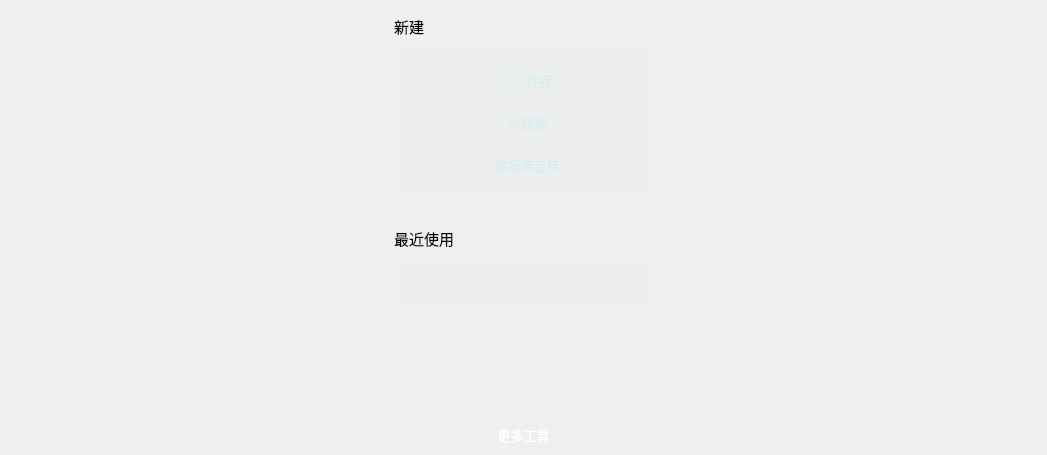
                  <widget class="QWidget" name="widget_11" native="true">
                   <property name="minimumSize">
                    <size>
                     <width>0</width>
                     <height>400</height>
                    </size>
                   </property>
                   <property name="maximumSize">
                    <size>
                     <width>16777215</width>
                     <height>16777215</height>
                    </size>
                   </property>
                   <layout class="QHBoxLayout" name="horizontalLayout_6">
                    <property name="bottomMargin">
                     <number>0</number>
                    </property>
                    <item>
                     <spacer name="horizontalSpacer_6">
                      <property name="orientation">
                       <enum>Qt::Horizontal</enum>
                      </property>
                      <property name="sizeHint" stdset="0">
                       <size>
                        <width>373</width>
                        <height>20</height>
                       </size>
                      </property>
                     </spacer>
                    </item>
                    <item>
                     <widget class="QWidget" name="widget_17" native="true">
                      <property name="minimumSize">
                       <size>
                        <width>280</width>
                        <height>0</height>
                       </size>
                      </property>
                      <property name="maximumSize">
                       <size>
                        <width>280</width>
                        <height>2000</height>
                       </size>
                      </property>
                      <layout class="QVBoxLayout" name="verticalLayout_17">
                       <property name="spacing">
                        <number>6</number>
                       </property>
                       <property name="leftMargin">
                        <number>10</number>
                       </property>
                       <property name="topMargin">
                        <number>0</number>
                       </property>
                       <property name="rightMargin">
                        <number>10</number>
                       </property>
                       <property name="bottomMargin">
                        <number>0</number>
                       </property>
                       <item>
                        <widget class="QLabel" name="label_13">
                         <property name="minimumSize">
                          <size>
                           <width>0</width>
                           <height>30</height>
                          </size>
                         </property>
                         <property name="maximumSize">
                          <size>
                           <width>16777215</width>
                           <height>30</height>
                          </size>
                         </property>
                         <property name="font">
                          <font>
                           <family>OPPOSans B</family>
                           <pointsize>11</pointsize>
                          </font>
                         </property>
                         <property name="text">
                          <string>新建</string>
                         </property>
                        </widget>
                       </item>
                       <item>
                        <widget class="QWidget" name="widget_welcome_body_widget2_newCreate" native="true">
                         <property name="sizePolicy">
                          <sizepolicy hsizetype="Expanding" vsizetype="Expanding">
                           <horstretch>0</horstretch>
                           <verstretch>0</verstretch>
                          </sizepolicy>
                         </property>
                         <property name="minimumSize">
                          <size>
                           <width>260</width>
                           <height>150</height>
                          </size>
                         </property>
                         <property name="maximumSize">
                          <size>
                           <width>260</width>
                           <height>150</height>
                          </size>
                         </property>
                         <property name="cursor">
                          <cursorShape>PointingHandCursor</cursorShape>
                         </property>
                         <property name="styleSheet">
                          <string notr="true">background-color: rgba(217, 236, 237, 20);
border-radius: 10px;</string>
                         </property>
                         <layout class="QVBoxLayout" name="verticalLayout_10">
                          <property name="spacing">
                           <number>8</number>
                          </property>
                          <property name="leftMargin">
                           <number>15</number>
                          </property>
                          <property name="topMargin">
                           <number>15</number>
                          </property>
                          <property name="rightMargin">
                           <number>15</number>
                          </property>
                          <property name="bottomMargin">
                           <number>15</number>
                          </property>
                          <item>
                           <widget class="QToolButton" name="widget_welcome_body_widget2_newCreate_newTerminal">
                            <property name="sizePolicy">
                             <sizepolicy hsizetype="Expanding" vsizetype="Expanding">
                              <horstretch>50</horstretch>
                              <verstretch>50</verstretch>
                             </sizepolicy>
                            </property>
                            <property name="minimumSize">
                             <size>
                              <width>0</width>
                              <height>0</height>
                             </size>
                            </property>
                            <property name="maximumSize">
                             <size>
                              <width>16777215</width>
                              <height>585858</height>
                             </size>
                            </property>
                            <property name="font">
                             <font>
                              <family>OPPOSans B</family>
                              <pointsize>10</pointsize>
                              <stylestrategy>PreferAntialias</stylestrategy>
                             </font>
                            </property>
                            <property name="layoutDirection">
                             <enum>Qt::LeftToRight</enum>
                            </property>
                            <property name="styleSheet">
                             <string notr="true">QToolButton {
	
	color: rgb(217, 236, 237);
	background-color: rgba(255, 255, 255, 0);
	border: none;
}

QToolButton::menu-indicator { 
	image: None;
}

 
QToolButton:hover {
	color: rgb(255, 255, 255);
	background-color: rgba(255, 255, 255, 0);
	border: none;
}</string>
                            </property>
                            <property name="text">
                             <string>  SSH连接</string>
                            </property>
                            <property name="icon">
                             <iconset resource="lib.qrc">
                              <normaloff>:/lib/add1.png</normaloff>:/lib/add1.png</iconset>
                            </property>
                            <property name="iconSize">
                             <size>
                              <width>20</width>
                              <height>20</height>
                             </size>
                            </property>
                            <property name="toolButtonStyle">
                             <enum>Qt::ToolButtonTextBesideIcon</enum>
                            </property>
                           </widget>
                          </item>
                          <item>
                           <widget class="QToolButton" name="toolButton_zk_tool">
                            <property name="sizePolicy">
                             <sizepolicy hsizetype="Expanding" vsizetype="Expanding">
                              <horstretch>50</horstretch>
                              <verstretch>50</verstretch>
                             </sizepolicy>
                            </property>
                            <property name="font">
                             <font>
                              <family>OPPOSans B</family>
                              <pointsize>10</pointsize>
                              <stylestrategy>PreferAntialias</stylestrategy>
                             </font>
                            </property>
                            <property name="layoutDirection">
                             <enum>Qt::LeftToRight</enum>
                            </property>
                            <property name="styleSheet">
                             <string notr="true">QToolButton {
	color: rgb(217, 236, 237);
	background-color: rgba(255, 255, 255, 0);
	border: none;
}

QToolButton::menu-indicator { 
	image: None;
}

 
QToolButton:hover {
	color: rgb(255, 255, 255);
	background-color: rgba(255, 255, 255, 0);
	border: none;
}</string>
                            </property>
                            <property name="text">
                             <string>  zk连接</string>
                            </property>
                            <property name="icon">
                             <iconset resource="lib.qrc">
                              <normaloff>:/lib/Zookeeper.png</normaloff>:/lib/Zookeeper.png</iconset>
                            </property>
                            <property name="iconSize">
                             <size>
                              <width>20</width>
                              <height>20</height>
                             </size>
                            </property>
                            <property name="toolButtonStyle">
                             <enum>Qt::ToolButtonTextBesideIcon</enum>
                            </property>
                           </widget>
                          </item>
                          <item>
                           <widget class="QToolButton" name="toolButton_thrift_tool">
                            <property name="sizePolicy">
                             <sizepolicy hsizetype="Expanding" vsizetype="Expanding">
                              <horstretch>50</horstretch>
                              <verstretch>50</verstretch>
                             </sizepolicy>
                            </property>
                            <property name="font">
                             <font>
                              <family>OPPOSans B</family>
                              <pointsize>10</pointsize>
                              <stylestrategy>PreferAntialias</stylestrategy>
                             </font>
                            </property>
                            <property name="layoutDirection">
                             <enum>Qt::LeftToRight</enum>
                            </property>
                            <property name="styleSheet">
                             <string notr="true">QToolButton {
	color: rgb(217, 236, 237);
	background-color: rgba(255, 255, 255, 0);
	border: none;
}

QToolButton::menu-indicator { 
	image: None;
}

 
QToolButton:hover {
	color: rgb(255, 255, 255);
	background-color: rgba(255, 255, 255, 0);
	border: none;
}</string>
                            </property>
                            <property name="text">
                             <string>  数据库连接</string>
                            </property>
                            <property name="icon">
                             <iconset resource="lib.qrc">
                              <normaloff>:/lib/mysql.png</normaloff>:/lib/mysql.png</iconset>
                            </property>
                            <property name="iconSize">
                             <size>
                              <width>20</width>
                              <height>20</height>
                             </size>
                            </property>
                            <property name="toolButtonStyle">
                             <enum>Qt::ToolButtonTextBesideIcon</enum>
                            </property>
                           </widget>
                          </item>
                         </layout>
                        </widget>
                       </item>
                       <item>
                        <spacer name="verticalSpacer_9">
                         <property name="orientation">
                          <enum>Qt::Vertical</enum>
                         </property>
                         <property name="sizeType">
                          <enum>QSizePolicy::Fixed</enum>
                         </property>
                         <property name="sizeHint" stdset="0">
                          <size>
                           <width>20</width>
                           <height>20</height>
                          </size>
                         </property>
                        </spacer>
                       </item>
                       <item>
                        <widget class="QLabel" name="label_8">
                         <property name="minimumSize">
                          <size>
                           <width>0</width>
                           <height>30</height>
                          </size>
                         </property>
                         <property name="maximumSize">
                          <size>
                           <width>16777215</width>
                           <height>30</height>
                          </size>
                         </property>
                         <property name="font">
                          <font>
                           <family>OPPOSans B</family>
                           <pointsize>11</pointsize>
                          </font>
                         </property>
                         <property name="text">
                          <string>最近使用</string>
                         </property>
                        </widget>
                       </item>
                       <item>
                        <widget class="QWidget" name="widget_14" native="true">
                         <property name="minimumSize">
                          <size>
                           <width>260</width>
                           <height>50</height>
                          </size>
                         </property>
                         <property name="maximumSize">
                          <size>
                           <width>260</width>
                           <height>50</height>
                          </size>
                         </property>
                         <property name="cursor">
                          <cursorShape>PointingHandCursor</cursorShape>
                         </property>
                         <property name="styleSheet">
                          <string notr="true">#widget_14{
background-color: rgba(217, 236, 237, 20);
border-radius: 10px;
}

QToolButton {
	color: rgb(255, 255, 255);
	background-color: rgba(94, 255, 210, 0);
	border: none;
}</string>
                         </property>
                         <layout class="QHBoxLayout" name="horizontalLayout_4">
                          <item>
                           <widget class="QToolButton" name="toolButton_19">
                            <property name="minimumSize">
                             <size>
                              <width>30</width>
                              <height>30</height>
                             </size>
                            </property>
                            <property name="maximumSize">
                             <size>
                              <width>30</width>
                              <height>30</height>
                             </size>
                            </property>
                            <property name="text">
                             <string/>
                            </property>
                            <property name="icon">
                             <iconset resource="lib.qrc">
                              <normaloff>:/lib/windows.png</normaloff>:/lib/windows.png</iconset>
                            </property>
                            <property name="iconSize">
                             <size>
                              <width>20</width>
                              <height>20</height>
                             </size>
                            </property>
                           </widget>
                          </item>
                          <item>
                           <widget class="QToolButton" name="toolButton_20">
                            <property name="minimumSize">
                             <size>
                              <width>30</width>
                              <height>30</height>
                             </size>
                            </property>
                            <property name="maximumSize">
                             <size>
                              <width>30</width>
                              <height>30</height>
                             </size>
                            </property>
                            <property name="text">
                             <string/>
                            </property>
                            <property name="icon">
                             <iconset resource="lib.qrc">
                              <normaloff>:/lib/qssmaihua.png</normaloff>:/lib/qssmaihua.png</iconset>
                            </property>
                            <property name="iconSize">
                             <size>
                              <width>20</width>
                              <height>20</height>
                             </size>
                            </property>
                           </widget>
                          </item>
                          <item>
                           <widget class="QToolButton" name="toolButton_21">
                            <property name="minimumSize">
                             <size>
                              <width>30</width>
                              <height>30</height>
                             </size>
                            </property>
                            <property name="maximumSize">
                             <size>
                              <width>30</width>
                              <height>30</height>
                             </size>
                            </property>
                            <property name="text">
                             <string/>
                            </property>
                            <property name="icon">
                             <iconset resource="lib.qrc">
                              <normaloff>:/lib/XML-Local-hover.png</normaloff>:/lib/XML-Local-hover.png</iconset>
                            </property>
                            <property name="iconSize">
                             <size>
                              <width>20</width>
                              <height>20</height>
                             </size>
                            </property>
                           </widget>
                          </item>
                          <item>
                           <widget class="QToolButton" name="toolButton_22">
                            <property name="minimumSize">
                             <size>
                              <width>30</width>
                              <height>30</height>
                             </size>
                            </property>
                            <property name="maximumSize">
                             <size>
                              <width>30</width>
                              <height>30</height>
                             </size>
                            </property>
                            <property name="text">
                             <string/>
                            </property>
                            <property name="icon">
                             <iconset resource="lib.qrc">
                              <normaloff>:/lib/Zookeeper2.png</normaloff>:/lib/Zookeeper2.png</iconset>
                            </property>
                            <property name="iconSize">
                             <size>
                              <width>20</width>
                              <height>20</height>
                             </size>
                            </property>
                           </widget>
                          </item>
                          <item>
                           <widget class="QToolButton" name="toolButton_23">
                            <property name="minimumSize">
                             <size>
                              <width>30</width>
                              <height>30</height>
                             </size>
                            </property>
                            <property name="maximumSize">
                             <size>
                              <width>30</width>
                              <height>30</height>
                             </size>
                            </property>
                            <property name="text">
                             <string/>
                            </property>
                            <property name="icon">
                             <iconset resource="lib.qrc">
                              <normaloff>:/lib/linux.png</normaloff>:/lib/linux.png</iconset>
                            </property>
                            <property name="iconSize">
                             <size>
                              <width>20</width>
                              <height>20</height>
                             </size>
                            </property>
                           </widget>
                          </item>
                         </layout>
                        </widget>
                       </item>
                       <item>
                        <spacer name="verticalSpacer_7">
                         <property name="orientation">
                          <enum>Qt::Vertical</enum>
                         </property>
                         <property name="sizeHint" stdset="0">
                          <size>
                           <width>20</width>
                           <height>40</height>
                          </size>
                         </property>
                        </spacer>
                       </item>
                       <item>
                        <widget class="QWidget" name="widget_19" native="true">
                         <property name="minimumSize">
                          <size>
                           <width>0</width>
                           <height>100</height>
                          </size>
                         </property>
                         <property name="maximumSize">
                          <size>
                           <width>16777215</width>
                           <height>100</height>
                          </size>
                         </property>
                         <layout class="QHBoxLayout" name="horizontalLayout_14">
                          <property name="leftMargin">
                           <number>0</number>
                          </property>
                          <property name="topMargin">
                           <number>60</number>
                          </property>
                          <property name="rightMargin">
                           <number>0</number>
                          </property>
                          <property name="bottomMargin">
                           <number>0</number>
                          </property>
                          <item>
                           <widget class="QToolButton" name="toolButton_24">
                            <property name="font">
                             <font>
                              <family>OPPOSans B</family>
                              <pointsize>10</pointsize>
                             </font>
                            </property>
                            <property name="cursor">
                             <cursorShape>PointingHandCursor</cursorShape>
                            </property>
                            <property name="styleSheet">
                             <string notr="true">QToolButton {
	color: rgb(255, 255, 255);
	background-color: rgba(94, 255, 210, 0);
	border: none;
}</string>
                            </property>
                            <property name="text">
                             <string>更多工具</string>
                            </property>
                           </widget>
                          </item>
                         </layout>
                        </widget>
                       </item>
                      </layout>
                     </widget>
                    </item>
                    <item>
                     <spacer name="horizontalSpacer_7">
                      <property name="orientation">
                       <enum>Qt::Horizontal</enum>
                      </property>
                      <property name="sizeHint" stdset="0">
                       <size>
                        <width>372</width>
                        <height>20</height>
                       </size>
                      </property>
                     </spacer>
                    </item>
                   </layout>
                  </widget>
